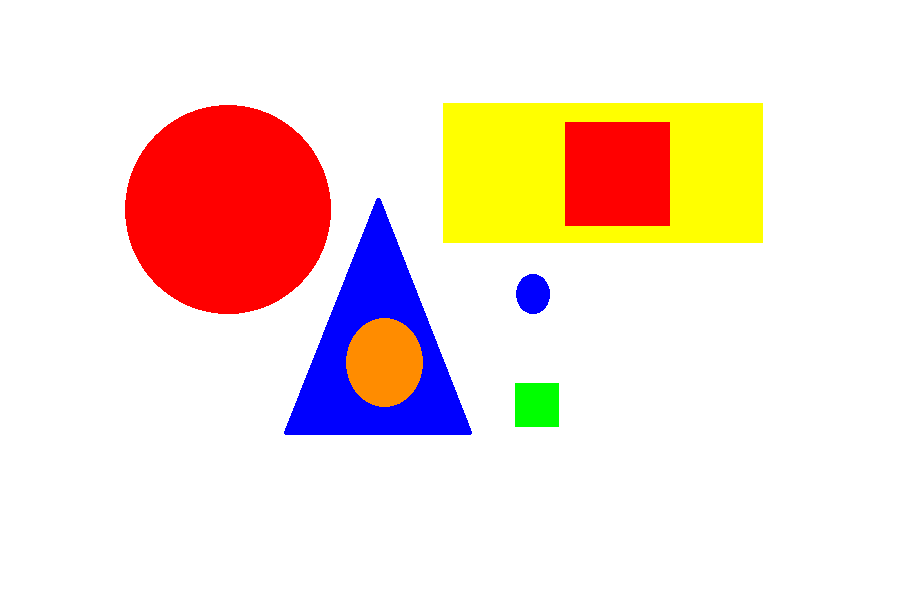
#> input picture Eyantra/task_1b/test1.png, 898 x 598 px
$ python task2_final.py   (older library calls are emulated)
#> lines starting #> are read from the running program, lines starting #| are printed output that depends on the picture
import cv2
import imutils
import numpy as np
from math import exp

def find_contours(image):
    gray=image.copy()
    blur=cv2.GaussianBlur(gray,(7,7),0)

    ret,thresh = cv2.threshold(blur,200,255,cv2.THRESH_BINARY)
    contours = cv2.findContours(thresh.copy(), cv2.RETR_EXTERNAL,
                        cv2.CHAIN_APPROX_SIMPLE)
    contours = contours[0] if imutils.is_cv2() else contours[1]
    return contours
# [4 lines left out: function side, not called in this run]
def area_of(contours):
    Area=cv2.contourArea(contours)
    return Area

# [48 lines left out: functions size_of, shape_of, show, not called in this run]


img=cv2.imread('test1.png')
#> img is the input picture: shape (598, 898, 3); mean B, G, R 214.2, 223.8, 245.2
img2=np.copy(img)
count=0
col_dic={'Red':([0,0,230],[0,0,255]),
         'Green':([0,230,0],[0,255,0]),
         'Blue':([230,0,0],[255,0,0]),
         'Yellow':([0,230,230],[0,255,255]),
         'Orange':([0,130,0],[0,150,255])}
col=['Red','Green','Blue','Yellow','Orange']
for m in range(5):
    colour=col[m]
    print (colour)
    (l,u)=col_dic[colour]
    img1=np.copy(img)
    img1=cv2.inRange(img1,np.array(l),np.array(u))
#> (the run stopped early here; a loop or call above may not have finished)

$ run again, with Eyantra/task_1b/test2.png copied over Eyantra/task_1b/test1.png
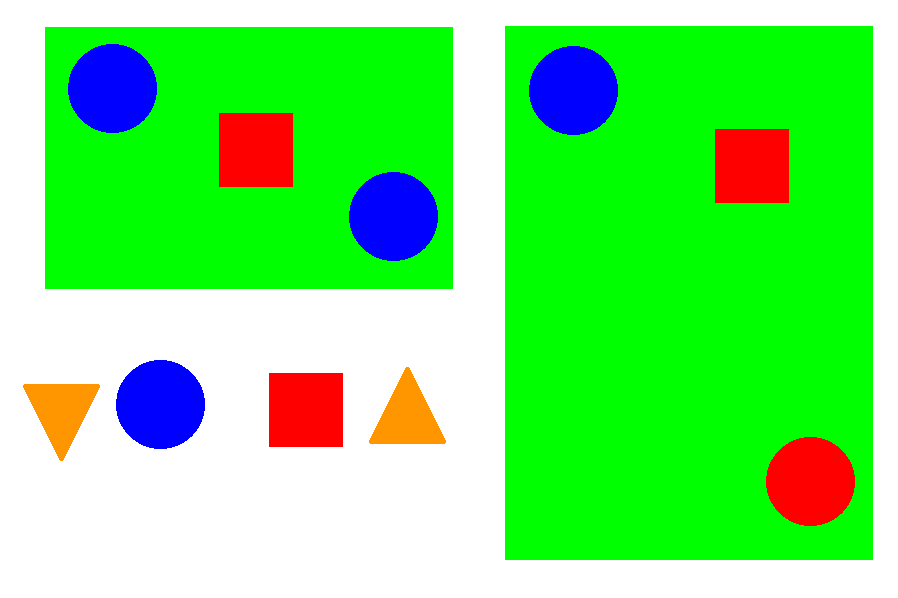
#> input picture Eyantra/task_1b/test2.png, 898 x 598 px
#> img is the input picture: shape (598, 898, 3); mean B, G, R 114.1, 231.2, 116.1

$ run again, with Eyantra/task_1b/test5.png copied over Eyantra/task_1b/test1.png
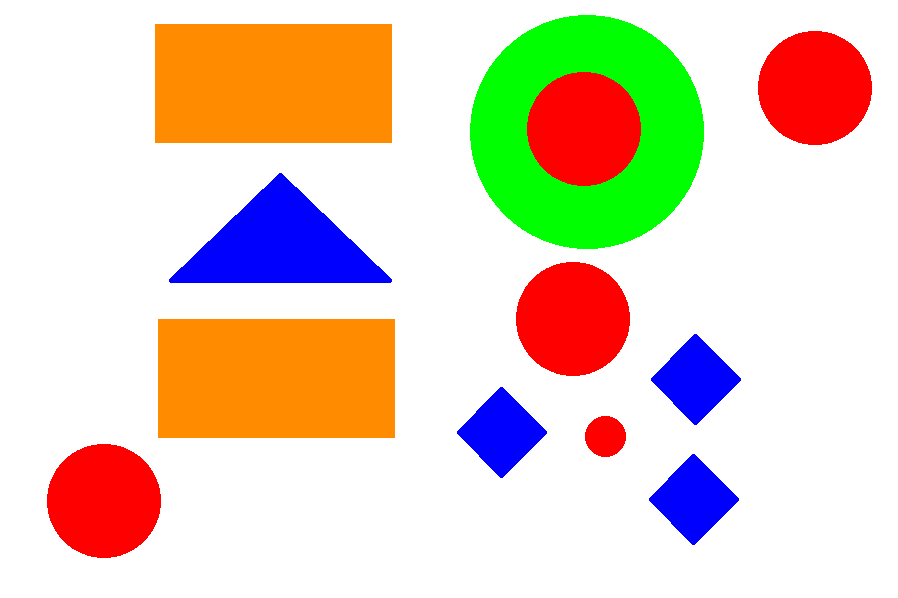
#> input picture Eyantra/task_1b/test5.png, 898 x 598 px
#> img is the input picture: shape (598, 898, 3); mean B, G, R 192.7, 210.8, 227.3
